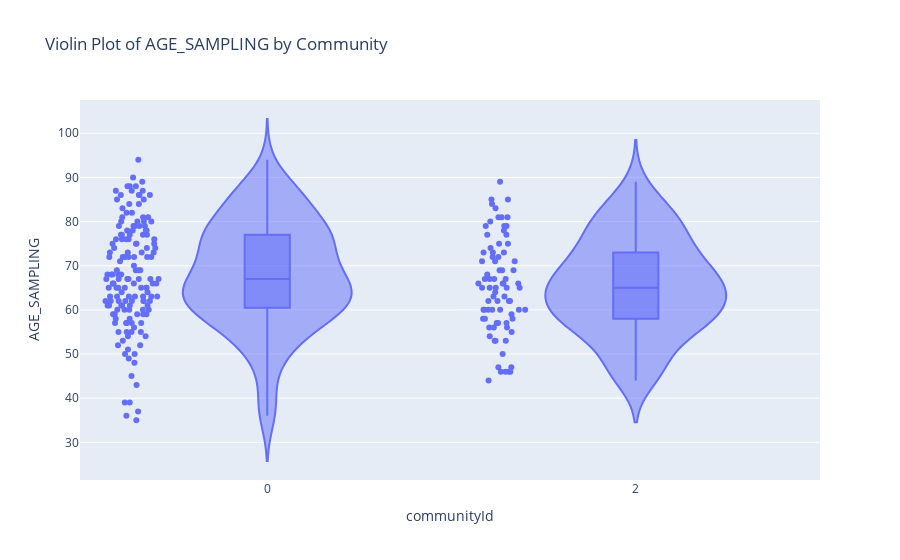
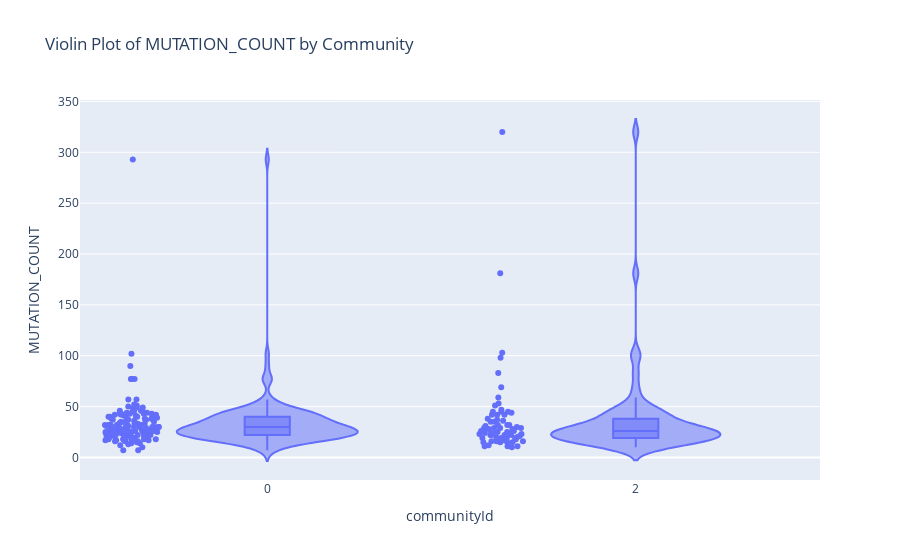
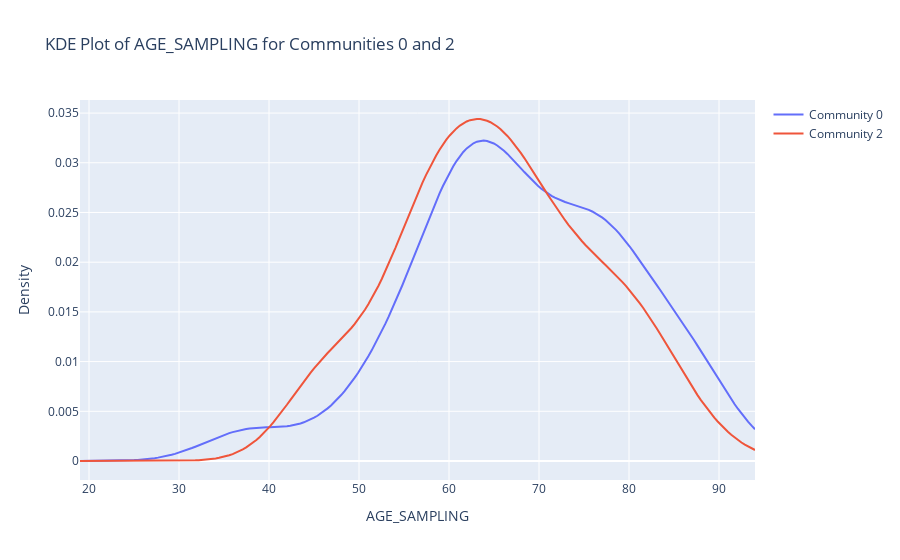

Notebook source saved alongside these figures, in order:
### Code cell
compare_age_mutation_count(merged_df, 0, 2)

### Figure 1 — Plotly figure (JSON) as saved in the notebook; plotly's stock layout.template omitted (floating-point values rounded to 4 significant figures; data arrays with more than 128 entries replaced by an {"elided": "..."} marker saying what was removed)
{"data": [{"alignmentgroup": "True", "box": {"visible": true}, "hovertemplate": "communityId=%{x}<br>AGE_SAMPLING=%{y}<extra></extra>", "legendgroup": "", "marker": {"color": "#636efa"}, "name": "", "offsetgroup": "", "orientation": "v", "points": "all", "scalegroup": "True", "showlegend": false, "type": "violin", "x": {"elided": "236 int values"}, "x0": " ", "xaxis": "x", "y": {"elided": "236 float values"}, "y0": " ", "yaxis": "y"}], "layout": {"legend": {"tracegroupgap": 0}, "title": {"text": "Violin Plot of AGE_SAMPLING by Community"}, "violinmode": "group", "xaxis": {"anchor": "y", "domain": [0, 1], "title": {"text": "communityId"}}, "yaxis": {"anchor": "x", "domain": [0, 1], "title": {"text": "AGE_SAMPLING"}}}}

### Figure 2 — Plotly figure (JSON) as saved in the notebook; plotly's stock layout.template omitted (floating-point values rounded to 4 significant figures; data arrays with more than 128 entries replaced by an {"elided": "..."} marker saying what was removed)
{"data": [{"alignmentgroup": "True", "box": {"visible": true}, "hovertemplate": "communityId=%{x}<br>MUTATION_COUNT=%{y}<extra></extra>", "legendgroup": "", "marker": {"color": "#636efa"}, "name": "", "offsetgroup": "", "orientation": "v", "points": "all", "scalegroup": "True", "showlegend": false, "type": "violin", "x": {"elided": "236 int values"}, "x0": " ", "xaxis": "x", "y": {"elided": "236 float values"}, "y0": " ", "yaxis": "y"}], "layout": {"legend": {"tracegroupgap": 0}, "title": {"text": "Violin Plot of MUTATION_COUNT by Community"}, "violinmode": "group", "xaxis": {"anchor": "y", "domain": [0, 1], "title": {"text": "communityId"}}, "yaxis": {"anchor": "x", "domain": [0, 1], "title": {"text": "MUTATION_COUNT"}}}}

### Figure 3 — Plotly figure (JSON) as saved in the notebook; plotly's stock layout.template omitted (floating-point values rounded to 4 significant figures; data arrays with more than 128 entries replaced by an {"elided": "..."} marker saying what was removed)
{"data": [{"mode": "lines", "name": "Community 0", "type": "scatter", "x": {"elided": "200 float values"}, "y": {"elided": "200 float values"}}, {"mode": "lines", "name": "Community 2", "type": "scatter", "x": {"elided": "200 float values"}, "y": {"elided": "200 float values"}}], "layout": {"title": {"text": "KDE Plot of AGE_SAMPLING for Communities 0 and 2"}, "xaxis": {"title": {"text": "AGE_SAMPLING"}}, "yaxis": {"title": {"text": "Density"}}}}
